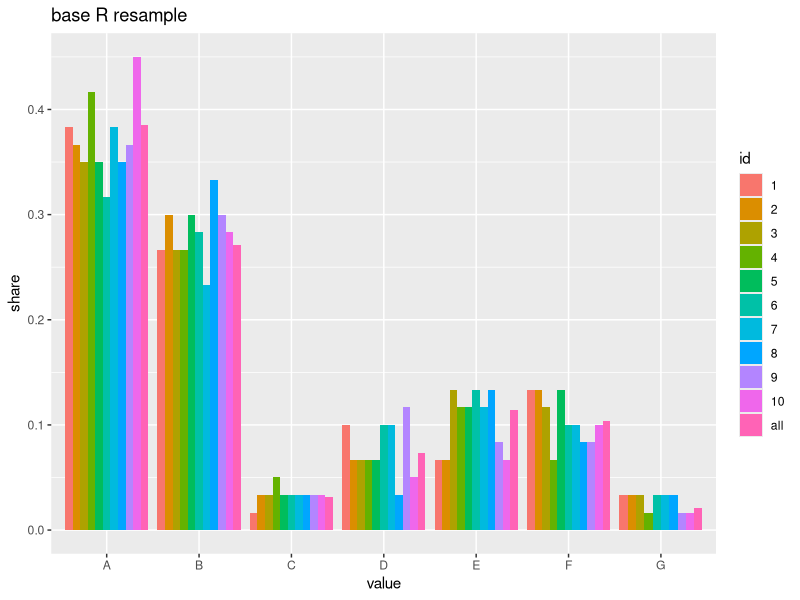
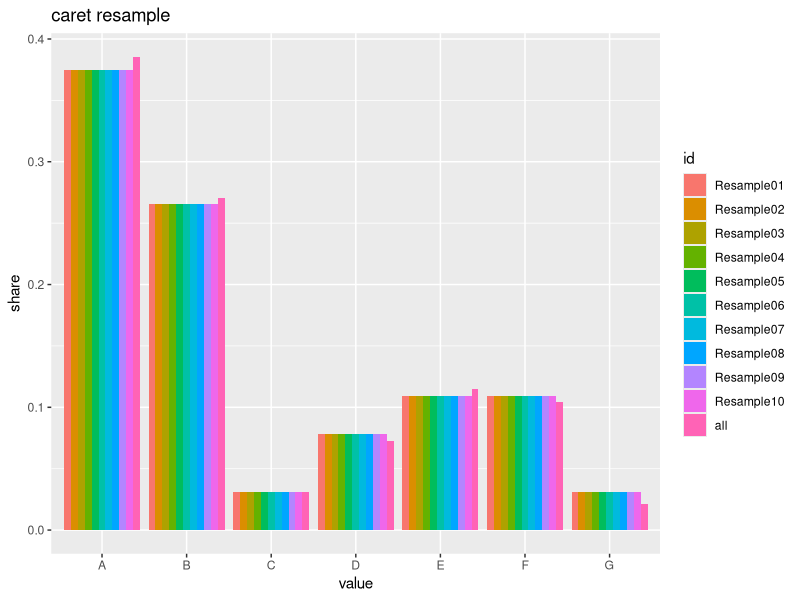
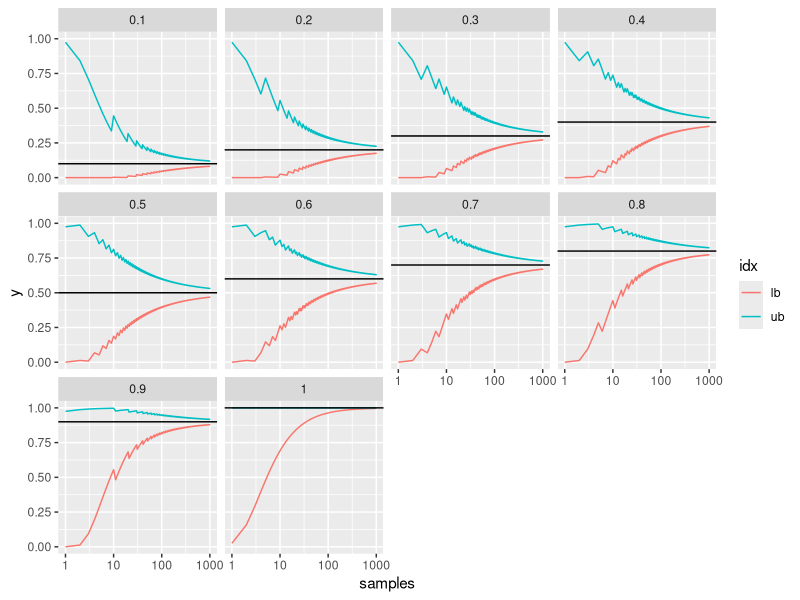

These charts were generated, in order, by the following R code:
library(tidyverse)
library(caret)
data(oil)

set.seed(123987)

sample_ids <- 1:10
names(sample_ids) <- sample_ids

resample_base_r_plot <- sample_ids %>%
  purrr::map_df(~ sample(oilType, size = 60) %>% as.tibble,
                .id = "id") %>%
  bind_rows( oilType %>% as.tibble %>% mutate(id="all")) %>%
  mutate(id = forcats::as_factor(id)) %>%
  group_by(id,value) %>%
  summarise(n=n()) %>%
  ungroup %>%
  group_by(id) %>%
  mutate(share = n / sum(n)) %>%
  ungroup %>%
  ggplot(aes(x=value,y=share,fill=id)) + 
  geom_bar(stat = "identity", position = "dodge") +
  ggtitle("base R resample")

ggsave(plot = resample_base_r_plot,
       filename = "resample_base_r_plot.png",
       width = 5,
       height = 4,
       dpi = 100)

resample_caret_plot <- caret::createDataPartition(oilType, times = 10, p = 60/96, list = F) %>%
  as.tibble %>%
  gather(key=id,value=value) %>%
  mutate(value = oilType[value])  %>%
  bind_rows( oilType %>% as.tibble %>% mutate(id="all")) %>%
  mutate(id = forcats::as_factor(id)) %>%
  group_by(id,value) %>%
  summarise(n=n()) %>%
  ungroup %>%
  group_by(id) %>%
  mutate(share = n / sum(n)) %>%
  ungroup %>%
  ggplot(aes(x=value,y=share,fill=id)) + 
  geom_bar(stat = "identity", position = "dodge") +
  ggtitle("caret resample")

ggsave(plot = resample_caret_plot,
       filename = "resample_caret_plot.png",
       width = 5,
       height = 4,
       dpi = 100)

prob_invest <- expand.grid(seq(0.1,1.0,by=0.1),1:1000) %>%
  as.tibble %>%
  rename(probs = Var1, samples = Var2) %>%
  mutate(successes = floor(probs * samples),
         newcol = purrr::map2(successes,samples,binom.test)) %>%
  mutate(newcol = purrr::map(newcol,~ data.frame(y=.x$conf.int, 
                                                 idx = c("lb","ub")))) %>%
  unnest %>%
  ggplot(aes(x=samples,y=y,colour=idx,group=idx))+
  geom_line()+
  facet_wrap(~probs)+
  geom_hline(aes(yintercept = probs)) +
  scale_x_log10()

  ggsave(plot = prob_invest,
         filename = "prob_invest.png",
         width = 8,
         height = 6,
         dpi = 100)
